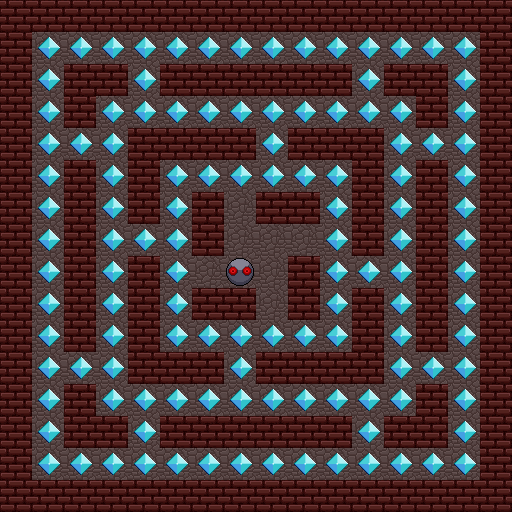

A 2D game scene composited from a Tiled map and its tileset images. What follows is a short description and the map's XML, with every tile layer's data as written:
An orthogonal 16x16 tile map with 32x32 px tiles, 4 tile layers (ground, wall, diamantes, player), 3 tilesets and 4 objects.

<map version="1.4" tiledversion="1.4.2" orientation="orthogonal" renderorder="right-down" width="16" height="16" tilewidth="32" tileheight="32" infinite="0" nextlayerid="5" nextobjectid="1">
 <tileset firstgid="1" name="atlaspacman" tilewidth="32" tileheight="32" tilecount="4" columns="2">
  <image source="atlaspacman.png" width="64" height="64" />
  <tile id="0">
   <objectgroup draworder="index" id="2">
    <object id="1" x="0" y="0" width="32" height="32" />
   </objectgroup>
  </tile>
  <tile id="2">
   <objectgroup draworder="index" id="2">
    <object id="1" x="0" y="0" width="32" height="32" />
   </objectgroup>
  </tile>
 </tileset>
 <tileset firstgid="5" name="diamante" tilewidth="32" tileheight="32" tilecount="1" columns="1">
  <image source="diamante.png" width="32" height="32" />
  <tile id="0">
   <objectgroup draworder="index" id="2">
    <object id="1" x="5.90909" y="4.63636" width="22.0909" height="22.2727" />
   </objectgroup>
  </tile>
 </tileset>
 <tileset firstgid="6" name="player" tilewidth="32" tileheight="32" tilecount="1" columns="1">
  <image source="player.png" width="32" height="32" />
  <tile id="0">
   <objectgroup draworder="index" id="2">
    <object id="1" x="0" y="0" width="32" height="32" />
   </objectgroup>
  </tile>
 </tileset>
 <layer id="1" name="ground" width="16" height="16" opacity="0.99">
  <data encoding="csv">
4,4,4,4,4,4,4,4,4,4,4,4,4,4,4,4,
4,4,4,4,4,4,4,4,4,4,4,4,4,4,4,4,
4,4,4,4,4,4,4,4,4,4,4,4,4,4,4,4,
4,4,4,4,4,4,4,4,4,4,4,4,4,4,4,4,
4,4,4,4,4,4,4,4,4,4,4,4,4,4,4,4,
4,4,4,4,4,4,4,4,4,4,4,4,4,4,4,4,
4,4,4,4,4,4,4,4,4,4,4,4,4,4,4,4,
4,4,4,4,4,4,4,4,4,4,4,4,4,4,4,4,
4,4,4,4,4,4,4,4,4,4,4,4,4,4,4,4,
4,4,4,4,4,4,4,4,4,4,4,4,4,4,4,4,
4,4,4,4,4,4,4,4,4,4,4,4,4,4,4,4,
4,4,4,4,4,4,4,4,4,4,4,4,4,4,4,4,
4,4,4,4,4,4,4,4,4,4,4,4,4,4,4,4,
4,4,4,4,4,4,4,4,4,4,4,4,4,4,4,4,
4,4,4,4,4,4,4,4,4,4,4,4,4,4,4,4,
4,4,4,4,4,4,4,4,4,4,4,4,4,4,4,4
</data>
 </layer>
 <layer id="2" name="wall" width="16" height="16">
  <data encoding="csv">
3,3,3,3,3,3,3,3,3,3,3,3,3,3,3,3,
3,0,0,0,0,0,0,0,0,0,0,0,0,0,0,3,
3,0,3,3,0,3,3,3,3,3,3,0,3,3,0,3,
3,0,3,0,0,0,0,0,0,0,0,0,0,3,0,3,
3,0,0,0,3,3,3,3,0,3,3,3,0,0,0,3,
3,0,3,0,3,0,0,0,0,0,0,3,0,3,0,3,
3,0,3,0,3,0,3,0,3,3,0,3,0,3,0,3,
3,0,3,0,0,0,3,0,0,0,0,3,0,3,0,3,
3,0,3,0,3,0,0,0,0,3,0,0,0,3,0,3,
3,0,3,0,3,0,3,3,0,3,0,3,0,3,0,3,
3,0,3,0,3,0,0,0,0,0,0,3,0,3,0,3,
3,0,0,0,3,3,3,0,3,3,3,3,0,0,0,3,
3,0,3,0,0,0,0,0,0,0,0,0,0,3,0,3,
3,0,3,3,0,3,3,3,3,3,3,0,3,3,0,3,
3,0,0,0,0,0,0,0,0,0,0,0,0,0,0,3,
3,3,3,3,3,3,3,3,3,3,3,3,3,3,3,3
</data>
 </layer>
 <layer id="3" name="diamantes" width="16" height="16">
  <data encoding="csv">
0,0,0,0,0,0,0,0,0,0,0,0,0,0,0,0,
0,5,5,5,5,5,5,5,5,5,5,5,5,5,5,0,
0,5,0,0,5,0,0,0,0,0,0,5,0,0,5,0,
0,5,0,5,5,5,5,5,5,5,5,5,5,0,5,0,
0,5,5,5,0,0,0,0,5,0,0,0,5,5,5,0,
0,5,0,5,0,5,5,5,5,5,5,0,5,0,5,0,
0,5,0,5,0,5,0,0,0,0,5,0,5,0,5,0,
0,5,0,5,5,5,0,0,0,0,5,0,5,0,5,0,
0,5,0,5,0,5,0,0,0,0,5,5,5,0,5,0,
0,5,0,5,0,5,0,0,0,0,5,0,5,0,5,0,
0,5,0,5,0,5,5,5,5,5,5,0,5,0,5,0,
0,5,5,5,0,0,0,5,0,0,0,0,5,5,5,0,
0,5,0,5,5,5,5,5,5,5,5,5,5,0,5,0,
0,5,0,0,5,0,0,0,0,0,0,5,0,0,5,0,
0,5,5,5,5,5,5,5,5,5,5,5,5,5,5,0,
0,0,0,0,0,0,0,0,0,0,0,0,0,0,0,0
</data>
 </layer>
 <layer id="4" name="player" width="16" height="16">
  <data encoding="csv">
0,0,0,0,0,0,0,0,0,0,0,0,0,0,0,0,
0,0,0,0,0,0,0,0,0,0,0,0,0,0,0,0,
0,0,0,0,0,0,0,0,0,0,0,0,0,0,0,0,
0,0,0,0,0,0,0,0,0,0,0,0,0,0,0,0,
0,0,0,0,0,0,0,0,0,0,0,0,0,0,0,0,
0,0,0,0,0,0,0,0,0,0,0,0,0,0,0,0,
0,0,0,0,0,0,0,0,0,0,0,0,0,0,0,0,
0,0,0,0,0,0,0,0,0,0,0,0,0,0,0,0,
0,0,0,0,0,0,0,6,0,0,0,0,0,0,0,0,
0,0,0,0,0,0,0,0,0,0,0,0,0,0,0,0,
0,0,0,0,0,0,0,0,0,0,0,0,0,0,0,0,
0,0,0,0,0,0,0,0,0,0,0,0,0,0,0,0,
0,0,0,0,0,0,0,0,0,0,0,0,0,0,0,0,
0,0,0,0,0,0,0,0,0,0,0,0,0,0,0,0,
0,0,0,0,0,0,0,0,0,0,0,0,0,0,0,0,
0,0,0,0,0,0,0,0,0,0,0,0,0,0,0,0
</data>
 </layer>
</map>